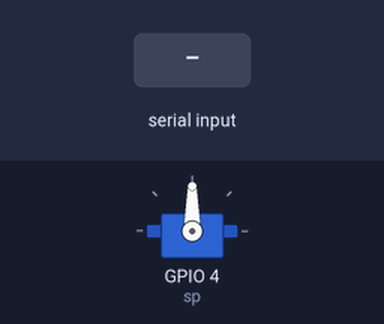
Simulated run of this program. Board: Raspberry Pi (BCM pin numbers). Parts: servo. The test bench sets the inputs (shaded band). Servo angles are drawn from the pulse width (0.5 ms = 0°, 2.5 ms = 180°); what the program prints to the terminal is not drawn.

Above: at 1.2 s.
1.3 s: "3" typed at the terminal, then Enter
At 1.8 s:
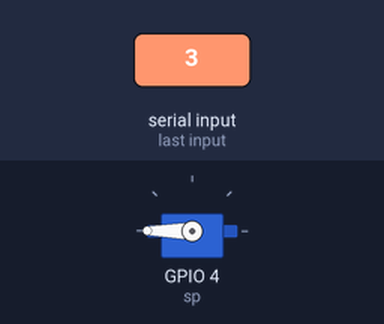
2.8 s: "1" typed at the terminal, then Enter
At 4.1 s:
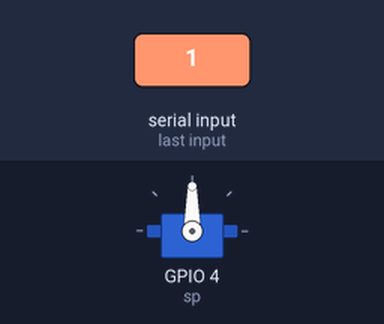
Timing chart, 0 to 5.8 s (numbered marks = the images above; inputs shaded):
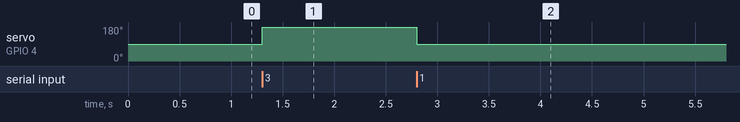

The program:

servo_motor.py
```python
import RPi.GPIO as GPIO
sp=4
GPIO.setmode(GPIO.BCM)
GPIO.setup(sp, GPIO.OUT)
pwm=GPIO.PWM(sp, 50)
pwm.start(7.5)
try:
    while True:
        val= input('1: 0도, 2: -90도, 3: 90도, 9:Exit')
        if val=='1':
            pwm.ChangeDutyCycle(7.5)
        elif val=='2':
            pwm.ChangeDutyCycle(25)
        elif val=='3':
            pwm.ChangeDutyCycle(12.5)
        elif val=='9':
            break
finally:
    pwm.stop()
    GPIO.cleanup()
```

Measured:
- after the input at 1.3 s, servo on GPIO 4 (sp): 90° → 180° at once
- after the input at 2.8 s, servo on GPIO 4 (sp): 180° → 90° at once
